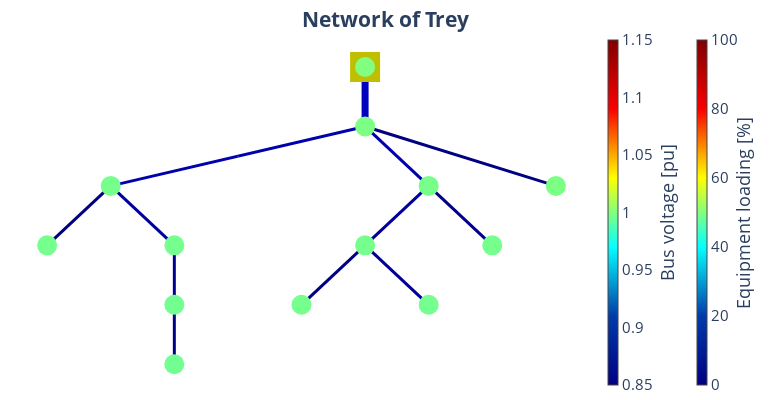

Notebook cell for this chart:
### Code cell
pp_plot.plot_powerflow_result(net=net_trey, plot_title="Network of Trey")

### Figure 1 — Plotly figure (JSON) as saved in the notebook; plotly's stock layout.template omitted (floating-point values rounded to 4 significant figures)
{"data": [{"hoverinfo": "text", "legendgroup": "Transformers", "line": {"color": "rgb(0.0,0.0,191.13636363636363)", "width": 7}, "mode": "lines", "name": "Transformers", "showlegend": true, "text": "STMT003438<br>Loading: 5.6 %", "type": "scatter", "x": [0, 0, 0], "y": [0, -0.5, -1]}, {"hoverinfo": "text", "legendgroup": "Transformers", "marker": {"color": "rgb(0.0,0.0,191.13636363636363)", "size": 1, "symbol": "circle"}, "mode": "markers", "name": "edge_center", "showlegend": false, "text": ["STMT003438<br>Loading: 5.6 %"], "type": "scatter", "x": [0], "y": [-0.5]}, {"hoverinfo": "text", "legendgroup": "lines", "line": {"color": "rgb(0.0,0.0,172.95454545454544)", "width": 3}, "mode": "lines", "name": "lines", "showlegend": true, "text": "GKN3x150_150<br>Loading: 4.0 %", "type": "scatter", "x": [0, -1, -2], "y": [-1, -1.5, -2]}, {"hoverinfo": "text", "legendgroup": "lines", "line": {"color": "rgb(0.0,0.0,127.5)", "width": 3}, "mode": "lines", "name": "lines", "showlegend": false, "text": "GKN3x150_150_2<br>Loading: 0.4 %", "type": "scatter", "x": [-2, -2.25, -2.5], "y": [-2, -2.5, -3]}, {"hoverinfo": "text", "legendgroup": "lines", "line": {"color": "rgb(0.0,0.0,159.3181818181818)", "width": 3}, "mode": "lines", "name": "lines", "showlegend": false, "text": "GKN3X95_95<br>Loading: 2.8 %", "type": "scatter", "x": [-2, -1.75, -1.5], "y": [-2, -2.5, -3]}, {"hoverinfo": "text", "legendgroup": "lines", "line": {"color": "rgb(0.0,0.0,145.6818181818182)", "width": 3}, "mode": "lines", "name": "lines", "showlegend": false, "text": "GKT3X50_50<br>Loading: 1.8 %", "type": "scatter", "x": [-1.5, -1.5, -1.5], "y": [-3, -3.5, -4]}, {"hoverinfo": "text", "legendgroup": "lines", "line": {"color": "rgb(0.0,0.0,136.5909090909091)", "width": 3}, "mode": "lines", "name": "lines", "showlegend": false, "text": "GKT3X50_50_2<br>Loading: 1.1 %", "type": "scatter", "x": [-1.5, -1.5, -1.5], "y": [-4, -4.5, -5]}, {"hoverinfo": "text", "legendgroup": "lines", "line": {"color": "rgb(0.0,0.0,172.95454545454544)", "width": 3}, "mode": "lines", "name": "lines", "showlegend": false, "text": "GKN3x150_150_3<br>Loading: 4.1 %", "type": "scatter", "x": [0, 0.25, 0.5], "y": [-1, -1.5, -2]}, {"hoverinfo": "text", "legendgroup": "lines", "line": {"color": "rgb(0.0,0.0,154.77272727272728)", "width": 3}, "mode": "lines", "name": "lines", "showlegend": false, "text": "GKN3X95_95_2<br>Loading: 2.6 %", "type": "scatter", "x": [0.5, 0.25, 0], "y": [-2, -2.5, -3]}, {"hoverinfo": "text", "legendgroup": "lines", "line": {"color": "rgb(0.0,0.0,127.5)", "width": 3}, "mode": "lines", "name": "lines", "showlegend": false, "text": "GKN3x150_150_4<br>Loading: 0.1 %", "type": "scatter", "x": [0, -0.25, -0.5], "y": [-3, -3.5, -4]}, {"hoverinfo": "text", "legendgroup": "lines", "line": {"color": "rgb(0.0,0.0,150.22727272727272)", "width": 3}, "mode": "lines", "name": "lines", "showlegend": false, "text": "GKN3X50_50<br>Loading: 2.1 %", "type": "scatter", "x": [0, 0.25, 0.5], "y": [-3, -3.5, -4]}, {"hoverinfo": "text", "legendgroup": "lines", "line": {"color": "rgb(0.0,0.0,136.5909090909091)", "width": 3}, "mode": "lines", "name": "lines", "showlegend": false, "text": "GKN3X50_50_2<br>Loading: 1.0 %", "type": "scatter", "x": [0.5, 0.75, 1], "y": [-2, -2.5, -3]}, {"hoverinfo": "text", "legendgroup": "lines", "line": {"color": "rgb(0.0,0.0,127.5)", "width": 3}, "mode": "lines", "name": "lines", "showlegend": false, "text": "GKN3X240_240<br>Loading: 0.4 %", "type": "scatter", "x": [0, 0.75, 1.5], "y": [-1, -1.5, -2]}, {"marker": {"cmax": 100, "cmin": 0, "color": "rgb(255,255,255)", "colorbar": {"thickness": 10, "title": {"side": "right", "text": "Equipment loading [%]"}, "x": 1.15}, "colorscale": [[0, "rgb(0,0,131)"], [0.2, "rgb(0,60,170)"], [0.4, "rgb(5,255,255)"], [0.6, "rgb(255,255,0)"], [0.8, "rgb(250,0,0)"], [1, "rgb(128,0,0)"]], "opacity": 0, "size": 0}, "mode": "markers", "type": "scatter", "x": [0], "y": [-1]}, {"hoverinfo": "text", "legendgroup": "lines", "marker": {"color": "rgb(128, 128, 128)", "size": 1, "symbol": "circle"}, "mode": "markers", "name": "edge_center", "showlegend": false, "text": ["GKN3x150_150<br>Loading: 4.0 %", "GKN3x150_150_2<br>Loading: 0.4 %", "GKN3X95_95<br>Loading: 2.8 %", "GKT3X50_50<br>Loading: 1.8 %", "GKT3X50_50_2<br>Loading: 1.1 %", "GKN3x150_150_3<br>Loading: 4.1 %", "GKN3X95_95_2<br>Loading: 2.6 %", "GKN3x150_150_4<br>Loading: 0.1 %", "GKN3X50_50<br>Loading: 2.1 %", "GKN3X50_50_2<br>Loading: 1.0 %", "GKN3X240_240<br>Loading: 0.4 %"], "type": "scatter", "x": [-1], "y": [-1.5]}, {"hoverinfo": "text", "marker": {"color": "rgb(191, 191, 0)", "size": 30, "symbol": "square"}, "mode": "markers", "name": "Ext grid", "text": [null], "type": "scatter", "x": [0], "y": [0]}, {"hoverinfo": "text", "marker": {"cmax": 1.15, "cmin": 0.85, "color": [0.9989, 0.9972, 0.9971, 0.9965, 0.9961, 0.9959, 0.9976, 0.9971, 0.997, 0.9966, 0.9969, 0.9986, 1], "colorbar": {"thickness": 10, "title": {"side": "right", "text": "Bus voltage [pu]"}, "x": 1}, "colorscale": [[0, "rgb(0,0,131)"], [0.2, "rgb(0,60,170)"], [0.4, "rgb(5,255,255)"], [0.6, "rgb(255,255,0)"], [0.8, "rgb(250,0,0)"], [1, "rgb(128,0,0)"]], "size": 20, "symbol": "circle"}, "mode": "markers", "name": "buses", "text": ["STMT003438<br>V: 0.999 pu", "CDBT004764<br>V: 0.997 pu", "CDBT003746<br>V: 0.997 pu", "CDBT004760<br>V: 0.997 pu", "CDBT012139<br>V: 0.996 pu", "CDBT900784<br>V: 0.996 pu", "CDBT901452<br>V: 0.998 pu", "CDBT004774<br>V: 0.997 pu", "CDBT901604<br>V: 0.997 pu", "CDBT016055<br>V: 0.997 pu", "N1<br>V: 0.997 pu", "60437<br>V: 0.999 pu", "STMT003438HV<br>V: 1.0 pu"], "type": "scatter", "x": [0, -2, -2.5, -1.5, -1.5, -1.5, 0.5, 0, -0.5, 0.5, 1, 1.5, 0], "y": [-1, -2, -3, -3, -4, -5, -2, -3, -4, -4, -3, -2, 0]}], "layout": {"font": {"size": 15}, "height": 400, "hovermode": "closest", "legend": {"font": {"size": 12}, "itemsizing": "constant"}, "margin": {"b": 5, "l": 5, "r": 5, "t": 30}, "paper_bgcolor": "white", "plot_bgcolor": "white", "showlegend": false, "title": {"text": "<b>Network of Trey<b>", "x": 0.5, "xanchor": "center", "y": 0.97, "yanchor": "top"}, "width": 770, "xaxis": {"showgrid": false, "showticklabels": false, "tickfont": {"family": "Arial Black", "size": 12}, "title": {"font": {"size": 12}}, "zeroline": false}, "yaxis": {"showgrid": false, "showticklabels": false, "tickfont": {"family": "Arial Black", "size": 12}, "title": {"font": {"size": 12}}, "zeroline": false}}}
